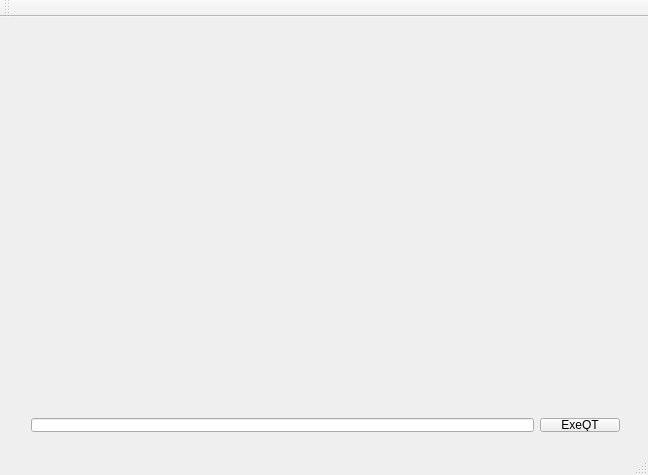
<?xml version="1.0" encoding="UTF-8"?>
<ui version="4.0">
 <class>MainWindow</class>
 <widget class="QMainWindow" name="MainWindow">
  <property name="geometry">
   <rect>
    <x>0</x>
    <y>0</y>
    <width>648</width>
    <height>475</height>
   </rect>
  </property>
  <property name="windowTitle">
   <string>MainWindow</string>
  </property>
  <widget class="QWidget" name="centralWidget">
   <widget class="QWidget" name="">
    <property name="geometry">
     <rect>
      <x>20</x>
      <y>390</y>
      <width>611</width>
      <height>36</height>
     </rect>
    </property>
    <layout class="QHBoxLayout" name="horizontalLayout">
     <item>
      <widget class="QLineEdit" name="pathline"/>
     </item>
     <item>
      <widget class="QPushButton" name="pushButton_2">
       <property name="text">
        <string>ExeQT</string>
       </property>
      </widget>
     </item>
    </layout>
   </widget>
   <widget class="QLabel" name="preview">
    <property name="geometry">
     <rect>
      <x>29</x>
      <y>1</y>
      <width>591</width>
      <height>381</height>
     </rect>
    </property>
    <property name="text">
     <string/>
    </property>
   </widget>
   <zorder>layoutWidget</zorder>
   <zorder>graphicsView</zorder>
   <zorder>pushButton</zorder>
  </widget>
  <widget class="QToolBar" name="mainToolBar">
   <attribute name="toolBarArea">
    <enum>TopToolBarArea</enum>
   </attribute>
   <attribute name="toolBarBreak">
    <bool>false</bool>
   </attribute>
  </widget>
  <widget class="QStatusBar" name="statusBar"/>
 </widget>
 <layoutdefault spacing="6" margin="11"/>
 <resources/>
 <connections/>
</ui>
